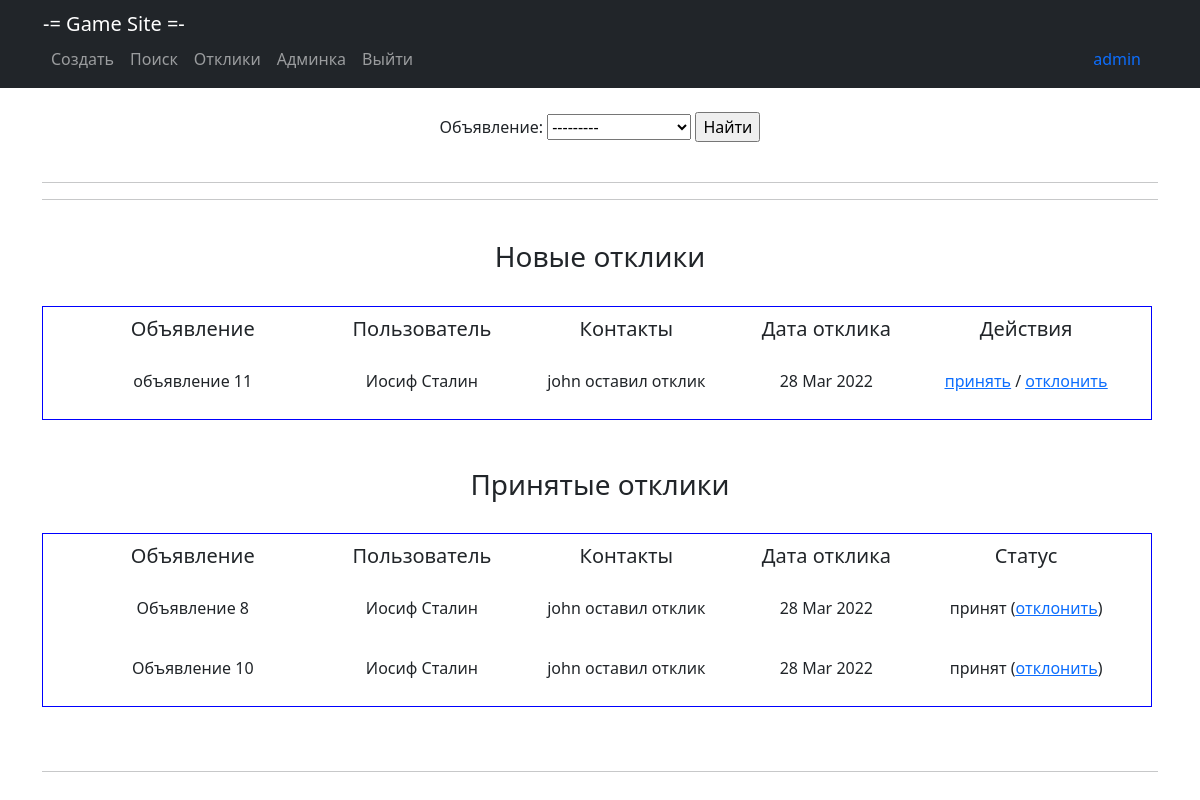
Page /response/ (signed in) on the earlier database version.
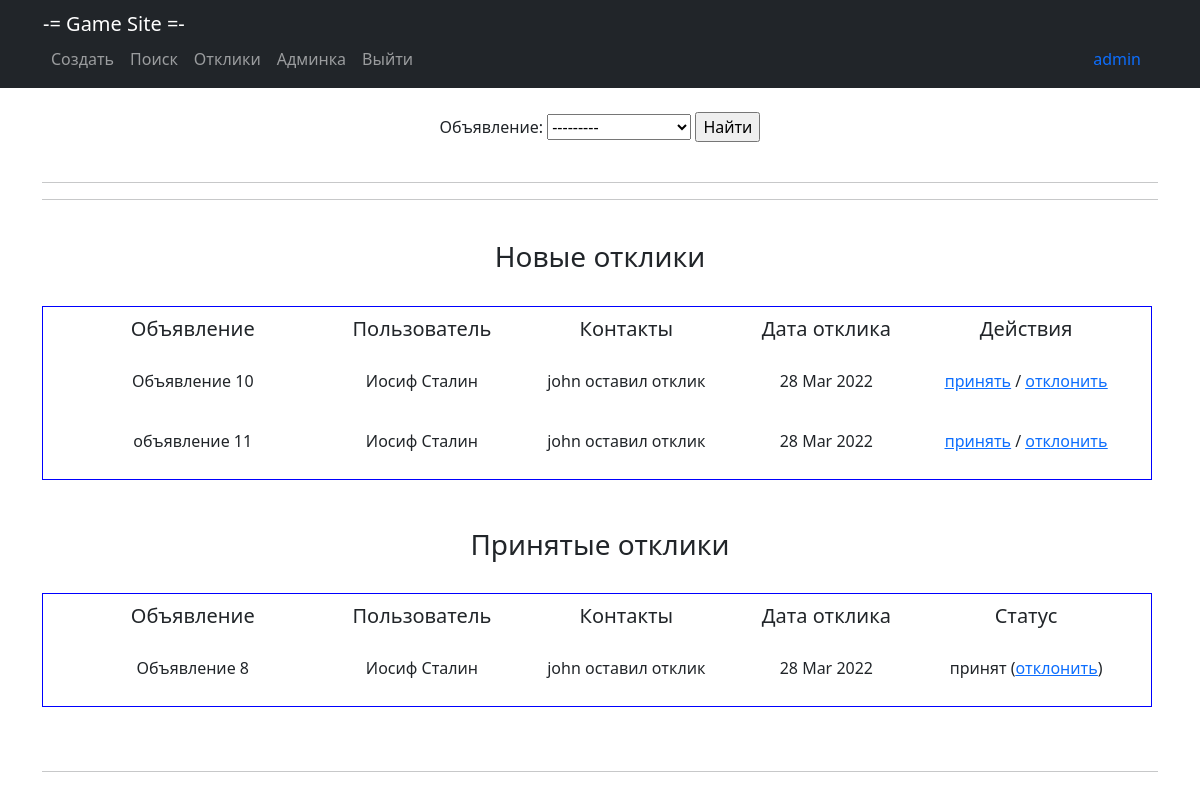
Same page on the later database version.
### main/models.py (models this page shows, shortened)
class Response(models.Model):
    note = models.ForeignKey(Note, on_delete=models.CASCADE, verbose_name='Объявление')
    user_response = models.ForeignKey(User, on_delete=models.CASCADE, verbose_name='id_автора_отклика')
    content = models.TextField(verbose_name='Контент отклика')
    datetime = models.DateTimeField(auto_now_add=True, verbose_name='Дата отклика')
    status_del = models.BooleanField(default=False, verbose_name='Статус отклика - отклонен')
    status_add = models.BooleanField(default=False, verbose_name='Статус отклика - принят')

class Note(models.Model):
    title = models.CharField(max_length=128, verbose_name='Название')
    content = RichTextUploadingField(verbose_name='Контент')
    datetime = models.DateTimeField(auto_now_add=True, verbose_name='Дата создания')
    user = models.ForeignKey(User, blank=True, null=True, on_delete=models.CASCADE, verbose_name='Пользователь')
    category = models.ForeignKey(Category, on_delete=models.CASCADE, verbose_name='Категория')
    def __str__(self):
        return f'{self.title}'

### main/views.py (the view)
# urls.py: path('response/', ResponseList.as_view(), name='response'),
class ResponseList(ListView):
    template_name = 'user_response.html'
    context_object_name = 'responses'
    ordering = ['-datetime']
    paginate_by = 5
    def get_queryset(self, **kwargs):
        user_id = self.request.user.id
        return Response.objects.filter(note__user=user_id).filter(status_del=False).filter(status_add=False)
    def get_context_data(self, **kwargs):
        context = super().get_context_data(**kwargs)
        user_id = self.request.user.id
        context['filter'] = ResponseFilter(self.request.GET, queryset=self.get_queryset())
        context['new_response'] = Response.objects. \
            filter(note__user=user_id).filter(status_del=False).filter(status_add=False)
        context['del_response'] = Response.objects.filter(note__user=user_id).filter(status_del=True)
        context['add_response'] = Response.objects.filter(note__user=user_id).filter(status_add=True)
        return context

### templates/user_response.html (shortened to what this page needs)
{% extends 'static/default.html' %}
{% block content %}
<br>
<form method="GET">
    {{ filter.form }}
    <input type="submit" value="Найти">
</form><br>
<hr>
<hr>
{% if new_response %}
<br><h3>Новые отклики</h3><br>
<table cellspacing="5" cellpadding="10" border="1"
       style=" border-spacing : 10px; border-color : blue; border-style: solid;" bgcolor="FFFFFF">
    <tr>
        <td width="300"><h5>Объявление</h5></td>
        <td width="100"><h5>Пользователь</h5></td>
        <td width="250"><h5>Контакты</h5></td>
        <td width="150"><h5>Дата отклика</h5></td>
        <td width="250"><h5>Действия</h5></td>
    </tr>
    {% for response in filter.qs %}
    <tr>
        <td><p align="center">{{ response.note }}</p></td>
        <td><p align="center">{{ response.user_response.first_name }} {{ response.user_response.last_name }}</p></td>
        <td><p align="center">{{ response.content }}</p></td>
        <td><p align="center">{{ response.datetime | date:"d M Y" }}</p></td>
        <td><p align="center"><a href="{% url 'accept' response.id %}"><u>принять</u></a> / <a href="{% url 'remove' response.id %}"><u>отклонить</u></a></p></td>
    </tr>
    {% endfor %}
</table><br>
{% endif %}
{% if add_response %}
<br><h3>Принятые отклики</h3><br>
<table cellspacing="5" cellpadding="10" border="1"
       style=" border-spacing : 10px; border-color : blue; border-style: solid;" bgcolor="FFFFFF">
    <tr>
        <td width="300"><h5>Объявление</h5></td>
        <td width="100"><h5>Пользователь</h5></td>
        <td width="250"><h5>Контакты</h5></td>
        <td width="150"><h5>Дата отклика</h5></td>
        <td width="250"><h5>Статус</h5></td>
    </tr>
    {% for response in add_response %}
    <tr>
        <td><p align="center">{{ response.note }}</p></td>
        <td><p align="center">{{ response.user_response.first_name }} {{ response.user_response.last_name }}</p></td>
        <td><p align="center">{{ response.content }}</p></td>
        <td><p align="center">{{ response.datetime | date:"d M Y" }}</p></td>
        <td><p align="center">принят (<a href="{% url 'remove' response.id %}"><u>отклонить</u></a>)</p></td>
    </tr>
    {% endfor %}
</table><br>
{% endif %}
<br>
<hr>
{% endblock content %}

Differences in the rows shown:
changed Response "Объявление 10": moves from the list under "Статус" to the list under "Действия"
